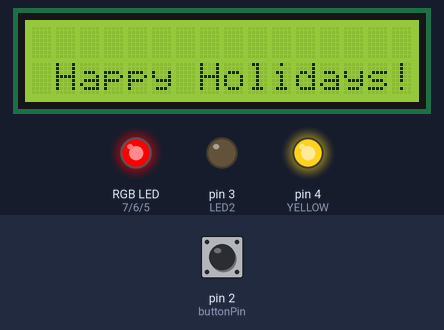
Simulated run of this sketch. Board: Arduino Uno, built with avr-gcc and run on an emulated ATmega328P. Parts: 16×2 character LCD, an RGB LED mixed from three pins (HIGH = lit), output pins drawn as LEDs (lit = HIGH). Dashed ring = blinking. Inputs (shaded band) come from the test bench; at power-on: pin 2 (buttonPin) LOW.

Above: at 1.2 s.
1.3 s: pin 2 (buttonPin) pulled HIGH for 0.35 s
At 1.7 s:
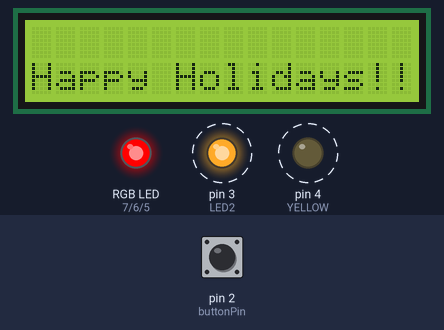
3.4 s: pin 2 (buttonPin) pulled HIGH for 1 s
At 4.6 s:
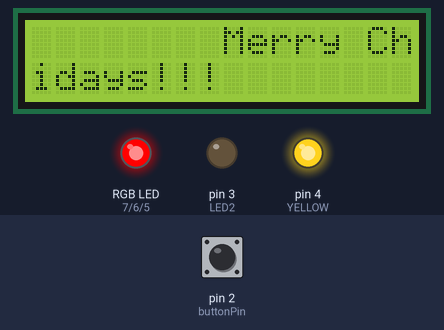
5.9 s: pin 2 (buttonPin) pulled HIGH for 0.35 s
At 6.28 s:
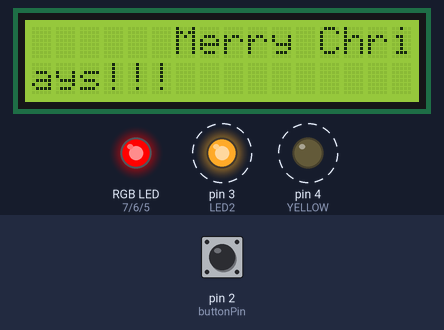
Timing chart, 0 to 20.5 s (numbered marks = the images above; inputs shaded):
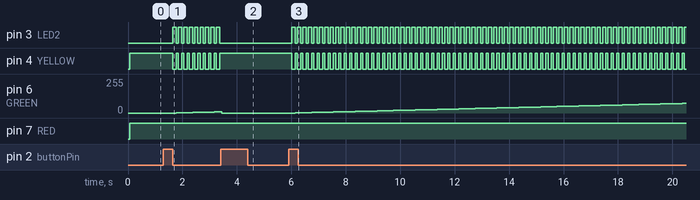

Measured:
- after the input at 1.3 s, pin 3 (LED2): alternates HIGH for 0.13 s and LOW for 0.08 s, starting after 0.35 s; pin 4 (YELLOW): alternates HIGH for 0.08 s and LOW for 0.13 s, starting after 0.35 s; pin 6 (GREEN): moves from 0/255 to 9/255 over 1.6 s, starting after 0.47 s; the display: changes after 0.35 s (image 1)
- after the input at 3.4 s, pin 3 (LED2): stops changing and stays LOW; pin 4 (YELLOW): stops changing and stays HIGH
- after the input at 5.9 s, pin 3 (LED2): alternates HIGH for 0.13 s and LOW for 0.08 s, starting after 0.12 s; pin 4 (YELLOW): alternates HIGH for 0.08 s and LOW for 0.13 s, starting after 0.12 s; pin 6 (GREEN): moves from 0/255 to 72/255 over 14.2 s, starting after 0.25 s; the display: first changes after 0.12 s (image 3 shows a later state)

The sketch:

Show_Spectrum_RGB_with_scrolling_text.ino
```cpp
const int RED = 7;
const int GREEN = 6;
const int BLUE = 5;
const int YELLOW = 4;
const int LED2 = 3;
const int buttonPin = 2;
int reading = LOW;
int previous = LOW;
int outputState = LOW;
#include <LiquidCrystal.h>;
LiquidCrystal lcd(13, 12, 11, 10, 9, 8);
void setup() {
  pinMode(RED, OUTPUT);
  pinMode(GREEN, OUTPUT);
  pinMode(BLUE, OUTPUT);
  pinMode(YELLOW, OUTPUT);
  pinMode(LED2, OUTPUT);
  pinMode(buttonPin, INPUT);
  lcd.begin (16, 2);
  lcd.print ("                  Merry Christmas!!!     Happy Holidays!!!");
}
void loop() {
  reading = digitalRead(buttonPin);
  if (reading == HIGH && previous == LOW) {
    outputState = !outputState;
  }
  previous = reading;

  if (outputState == LOW) {
    digitalWrite(RED, HIGH);
    digitalWrite(YELLOW, HIGH);
    digitalWrite(LED2, LOW);
    delay(200);
  }
  else {
    showSpectrum();
  }
  delay(100);
}
void showSpectrum() {
  for (int x = 0; x <= 767; x++) {
    RGB(x);      // Increment x and call RGB() to progress through colors.
    digitalWrite(YELLOW, HIGH);
    digitalWrite(LED2, LOW);
    delay(75);
    lcd.scrollDisplayLeft();
    reading = digitalRead(buttonPin);
    if (reading == HIGH && previous == LOW) {
      outputState = !outputState;
    }
    previous = reading;
    if (outputState == LOW) {
      digitalWrite(RED, HIGH);
      digitalWrite(GREEN, LOW);
      digitalWrite(BLUE, LOW);
      return;
    }
    digitalWrite(YELLOW, LOW);
    digitalWrite(LED2, HIGH);
    delay(125);
    }
}
void RGB(int color) {
  int redIntensity;
  int greenIntensity;
  int blueIntensity;
  color = constrain(color, 0, 767); // constrain the input value to a range of values from 0 to 767
    // if statement breaks down the "color" into three ranges:
  if (color <= 255) {       // RANGE 1 (0 - 255) - red to green
    redIntensity = 255 - color;    // red goes from on to off
    greenIntensity = color;        // green goes from off to on
    blueIntensity = 0;             // blue is always off
  }
  else if (color <= 511) { // RANGE 2 (256 - 511) - green to blue
    redIntensity = 0;                     // red is always off
    greenIntensity = 511 - color;         // green on to off
    blueIntensity = color - 256;          // blue off to on
  }
  else {                   // RANGE 3 ( >= 512)- blue to red
    redIntensity = color - 512;         // red off to on
    greenIntensity = 0;                 // green is always off
    blueIntensity = 767 - color;        // blue on to off
  }
  // "send" intensity values to the Red, Green, Blue Pins using analogWrite()
  analogWrite(RED, redIntensity);
  analogWrite(GREEN, greenIntensity);
  analogWrite(BLUE, blueIntensity);
}
```
